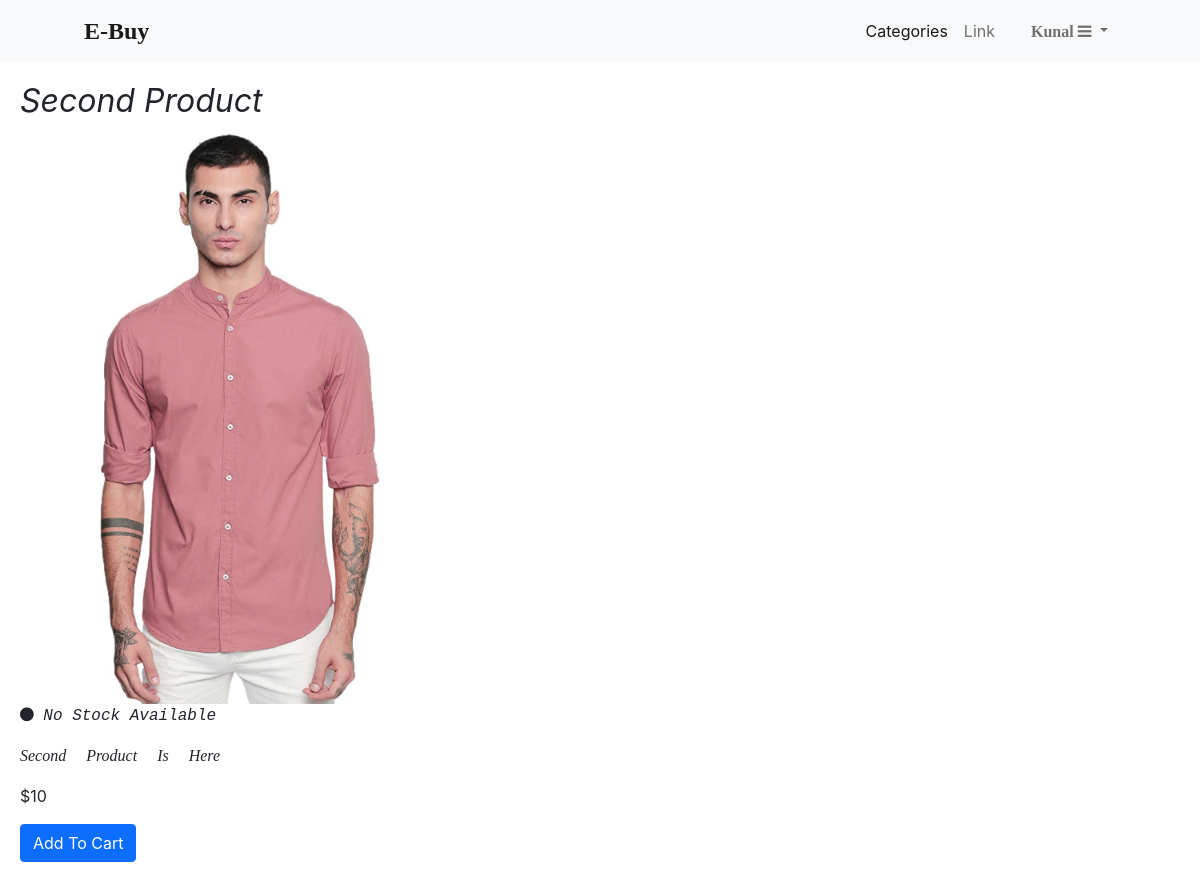
The app's page /products/second-product/ (signed in), older data.
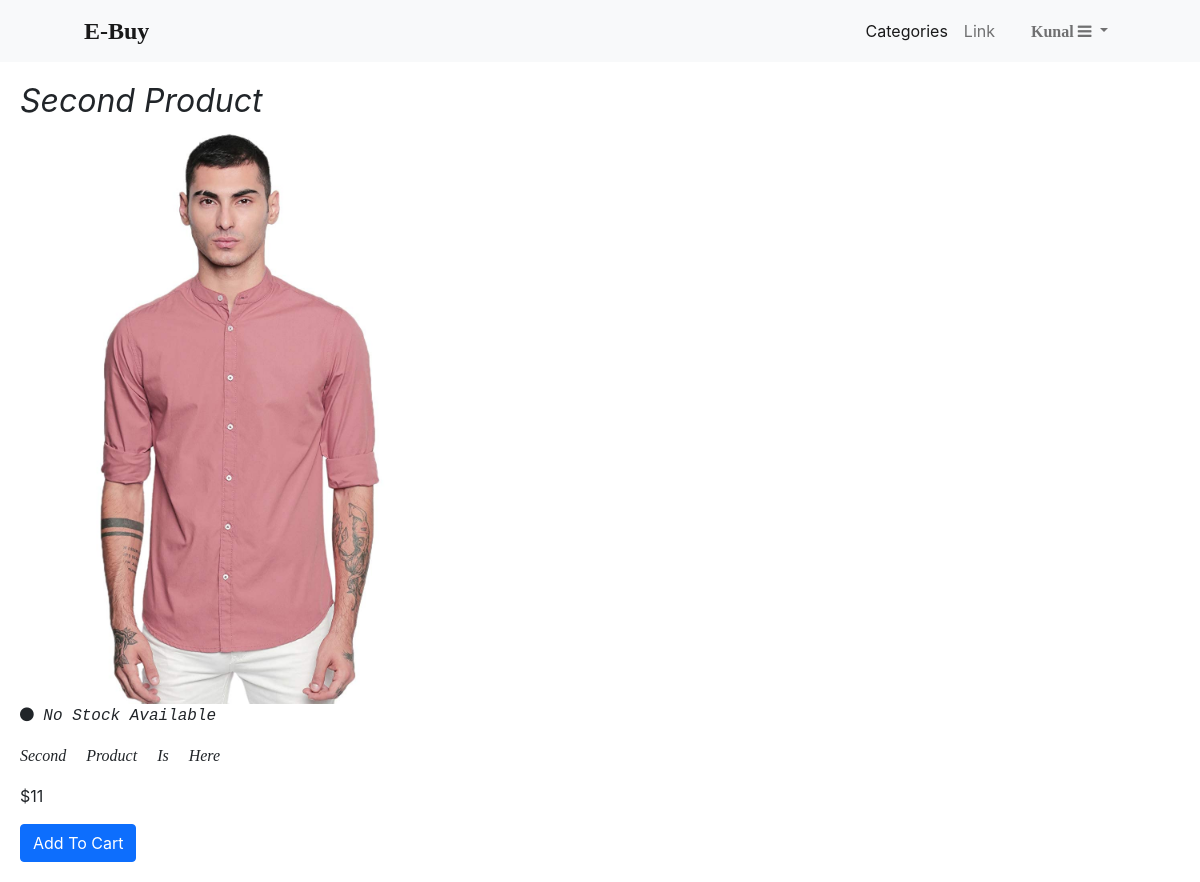
The same page, newer data.
### product/models.py (models this page shows, shortened)
class Product(models.Model):
    class StatusChoices(models.TextChoices):
        AVAILABLE="SA",_("Stock Available")
        OUTOFSTOCK="NSA",_("No Stock Available")
    id = models.UUIDField(primary_key=True, default=uuid.uuid4, editable=False)
    title=models.CharField(max_length=256)
    slug=models.SlugField(blank=True,null=True)
    description=models.TextField()
    image=models.ImageField(blank=True,null=True)
    status=models.CharField(max_length=3,choices=StatusChoices.choices,default=StatusChoices.AVAILABLE)
    published_date=models.DateTimeField(auto_now_add=True)
    price=models.IntegerField(default=0)
    wishlist_users=models.ManyToManyField(UserProfile,related_name="wishlist_products",blank=True)
    category=models.ForeignKey('Category',on_delete=models.SET_NULL,null=True)

### product/views.py (the view)
# urls.py: path('products/<slug:slug>/',ProductDetailView.as_view(),name="detail"),
class ProductDetailView(LoginRequiredMixin,DetailView):
    model=Product
    context_object_name='product'
    template_name="product/product_detail.html"
    def get_context_data(self, **kwargs):
        data=super().get_context_data(**kwargs)
        return data

### templates/product/product_detail.html (shortened to what this page needs)
{% extends "base.html" %}
{% load static %}
{% block head %}
    <link rel="stylesheet" href={% static 'css/product/product_detail.css' %}>
{% endblock %}
{% block content %}
    <main class="product-detail">
        <section class="product-info">
            <h3 class="product-title">
                {{product.title}}
            </h3>
            <img class="product-image" src={% static 'images/sample_product.jpg' %} alt="" />
            <p class="product-status"> {{product.get_status_display}}</p>
            <p class="product-desc">{{product.description}}</p>
            <p>${{product.price}}</p>
            <button  class="btn btn-primary">
                <a href={% url "add_to_cart" product.id %}>
                    Add To Cart
            </button>
        </section>
    </main>
{% endblock %}

Row changes from the older to the newer data that the page shows:
changed Product "Second Product": price "10" → "11"
